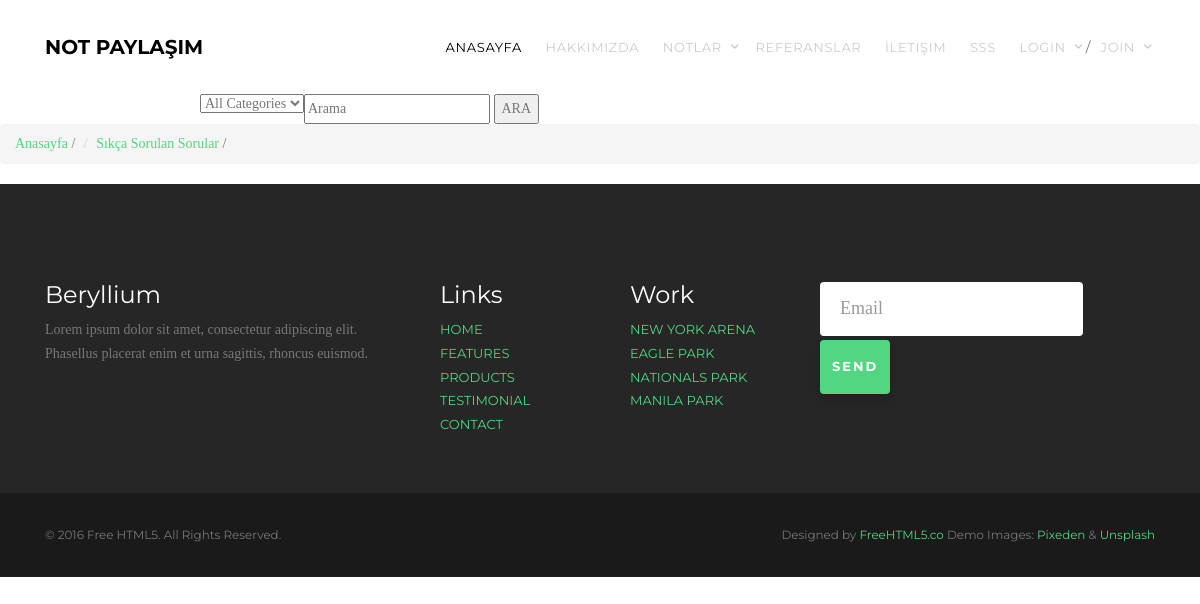
The page /sss/ on the database as committed earlier.
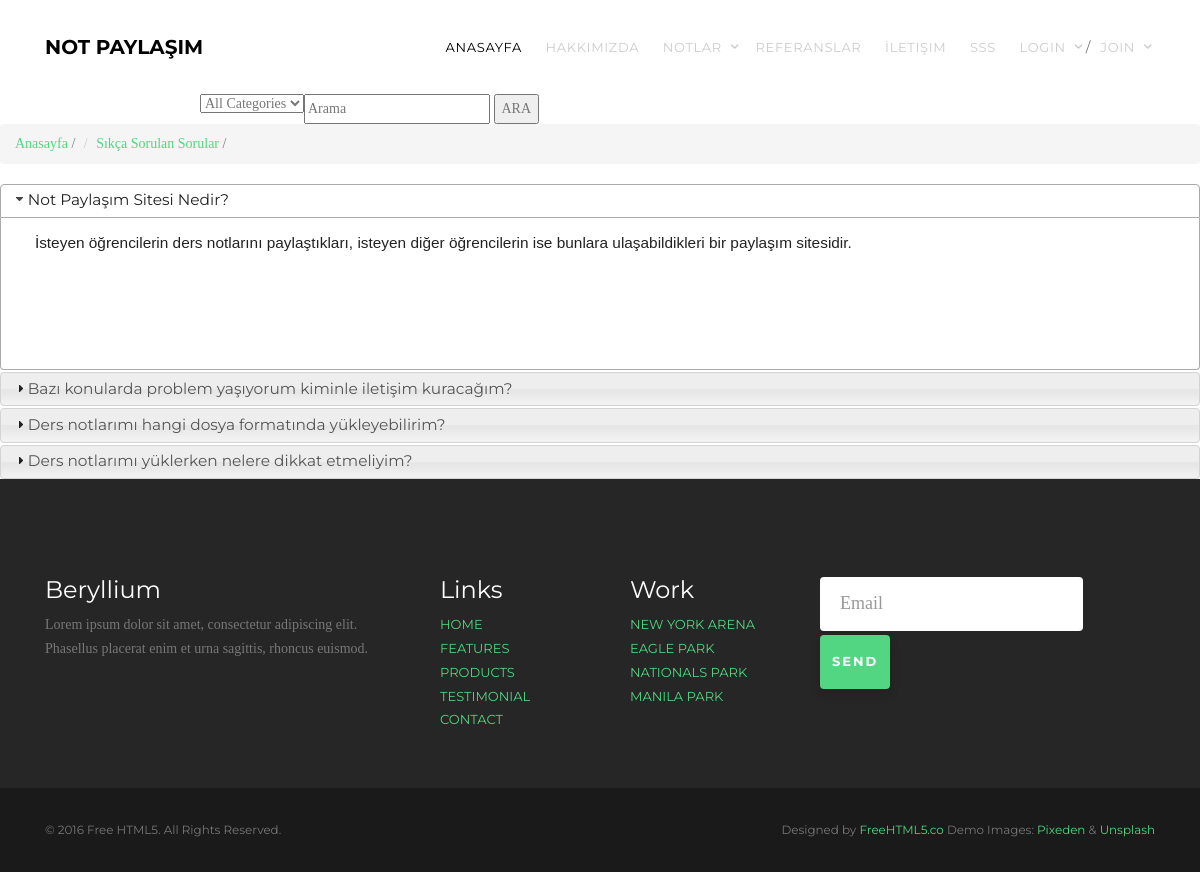
The same page on the database as committed later.
### home/models.py (models this page shows, shortened)
class FAQ(models.Model):
    STATUS = (
        ('True', 'True'),
        ('False', 'False'),
    )
    notenumber = models.IntegerField()
    question = models.CharField(max_length=150)
    answer = models.TextField()
    status = models.CharField(max_length=10, choices=STATUS)
    created_at = models.DateTimeField(auto_now_add=True)
    updated_at = models.DateTimeField(auto_now=True)

### home/views.py (the view)
# urls.py: path('sss/', views.faq, name='faq'),
def faq(request):
    setting = Setting.objects.get(pk=1)
    category = Category.objects.all()
    faq = FAQ.objects.all().order_by('notenumber')
    context = {'category': category,
               'faq': faq,
               'setting': setting,
               }
    return render(request, 'faq.html', context)

### home/templates/faq.html (shortened to what this page needs)
{% extends 'homebase.html' %}
{% block content %}
    <div class="span12">
        <ul class="breadcrumb">
            <li><a href="/">Anasayfa</a> <span class="divider">/</span></li>
            <li><a href="/sss">Sıkça Sorulan Sorular</a> <span class="divider">/</span></li>
        </ul>
        <div id="accordion">
            {% for rs in faq %}
                <h3>{{ rs.question }}</h3>
                <div>
                    <p>{{ rs.answer }}</p>
                </div>
            {% endfor %}
        </div>
    </div>
{% endblock %}

### home/templates/homebase.html (shortened to what this page needs)
{% load static %}
<!DOCTYPE html>
<html lang="en">
	<head>
        <link rel="stylesheet" href="{% static 'css/animate.css'%}">
        <link rel="stylesheet" href="{% static 'css/icomoon.css'%}">
        <link rel="stylesheet" href="{% static 'css/themify-icons.css'%}">
        {% load static %}
        <link rel="stylesheet" href="{% static 'css/bootstrap.css'  %}">
        <link rel="stylesheet" href="{% static 'css/owl.carousel.min.css'  %}">
        <link rel="stylesheet" href="{% static 'css/owl.theme.default.min.css'  %}">
        <link rel="stylesheet" href="{% static 'css/style.css'  %}">
        <link rel="stylesheet" href="https://ajax.googleapis.com/ajax/libs/jqueryui/1.11.4/themes/smoothness/jquery-ui.css">
    </head>
        {% include 'header.html' %}
        {% block content  %} {% endblock %}
        {% include 'footer.html' %}
	<body>
    </body>
</html>

### home/templates/header.html (shortened to what this page needs)
    {% load static %}
    <header>
        <nav class="gtco-nav" role="navigation">
                <div class="gtco-container">
                    <div class="row">
                        <div class="col-sm-2 col-xs-12 col-md-4">
                            <div id="gtco-logo"><a href="index.html">Not Paylaşım</a> </div>
                        </div>
                        <div class="col-xs-10 col-md-8 text-right menu-1">
                            <ul>
                                <li class="active"><a href="/">Anasayfa</a></li>
                                <li><a href="/hakkimizda">Hakkımızda</a></li>
                                <li class="has-dropdown">
                                    <a href="#">Notlar</a>
                                        {% load mptt_tags %}
                                </li>
                                <li><a href="/referanslar">Referanslar</a></li>
                                <li><a href="/iletisim">İletişim</a></li>
                                <li><a href="/sss">SSS</a></li>
                                <li class="has-dropdown">
                                    {% if user.id is not None %}
                                    <a href="#">{{ user.first_name }}</a>
                                        <ul class="dropdown">
                                        <li><a href="/user"><i></i>Hesap Bilgilerim</a> </li>
                                        <li><a href="/user/notes"><i></i>Notlarım</a> </li>
                                        <li><a href="/logout"><i></i>Çıkış</a> </li>
                                    </ul>
                                    {% else %}
                                    <a href="/login" >Login</a>/<a href="/signup" >Join</a>
                                    {% endif %}
                                </li>
                            </ul>
                        </div>
                    </div>
                </div>
            </nav>
                    <div style=" margin-right: 50px; margin-left: 200px">
                        <form  action="/search/" method="post" >
                            <input id="query" name="query"  type="text" placeholder="Arama" required>
                            {% load mptt_tags %}
                            <select style="float: left" name="catid" class="input search-categories">
                                <option value="0">All Categories</option>
                            </select>
                            <button type="submit">ARA</button>
                        </form>
                    </div>
    </header>

### home/templates/footer.html (shortened to what this page needs)
{% load static %}
<footer id="gtco-footer" class="gtco-section" role="contentinfo">
			<div class="gtco-container">
				<div class="row row-pb-md">
					<div class="col-md-4 gtco-widget gtco-footer-paragraph">
						<h3>Beryllium</h3>
						<p>Lorem ipsum dolor sit amet, consectetur adipiscing elit. Phasellus placerat enim et urna sagittis, rhoncus euismod.</p>
					</div>
					<div class="col-md-4">
						<div class="row">
							<div class="col-md-6 gtco-footer-link">
								<h3>Links</h3>
								<ul class="gtco-list-link">
									<li><a href="#">Home</a></li>
									<li><a href="#">Features</a></li>
									<li><a href="#">Products</a></li>
									<li><a href="#">Testimonial</a></li>
									<li><a href="#">Contact</a></li>
								</ul>
							</div>
							<div class="col-md-6 gtco-footer-link">
								<h3>Work</h3>
								<ul class="gtco-list-link">
									<li><a href="#">New York Arena</a></li>
									<li><a href="#">Eagle Park</a></li>
									<li><a href="#">Nationals Park</a></li>
									<li><a href="#">Manila Park</a></li>
								</ul>
							</div>
						</div>
					</div>
					<div class="col-md-4 gtco-footer-subscribe">
						<form class="form-inline">
						  <div class="form-group">
						    <input type="email" class="form-control" id="" placeholder="Email">
						  </div>
						  <button type="submit" class="btn btn-primary">Send</button>
						</form>
					</div>
				</div>
			</div>
			<div class="gtco-copyright">
				<div class="gtco-container">
					<div class="row">
						<div class="col-md-6 text-left">
							<p><small>&copy; 2016 Free HTML5. All Rights Reserved. </small></p>
						</div>
						<div class="col-md-6 text-right">
							<p><small>Designed by <a href="http://freehtml5.co/" target="_blank">FreeHTML5.co</a> Demo Images: <a href="http://pixeden.com/" target="_blank">Pixeden</a> &amp; <a href="http://unsplash.com" target="_blank">Unsplash</a></small> </p>
						</div>
					</div>
				</div>
			</div>
		</footer>

### home/static/css/style.css (style rules this page uses)
body { font-family: "Merriweather", serif; font-weight: 400; font-size: 14px; line-height: 1.7; color: #777; background: #fff; }
a { color: #52D681; -webkit-transition: 0.5s; -o-transition: 0.5s; transition: 0.5s; }
p { margin-bottom: 20px; }
h1, h2, h3, h4, h5, h6, figure { color: #000; font-family: "Montserrat", sans-serif; font-weight: 400; margin: 0 0 20px 0; }
.gtco-container { max-width: 1140px; position: relative; margin: 0 auto; padding-left: 15px; padding-right: 15px; }
.gtco-nav { position: relative; top: 0; margin: 0; padding: 0; width: 100%; padding: 30px ; z-index: 1001; font-family: "Montserrat", sans-serif; }
.gtco-nav #gtco-logo { font-size: 20px; margin: 0; padding: 0; text-transform: uppercase; font-weight: bold; }
.gtco-nav #gtco-logo a { color: #000; }
.gtco-nav ul { padding: 0; margin: .4em 0 0 0; }
.gtco-nav ul li { padding: 0; margin: 0; list-style: none; display: inline; line-height: 1.5; font-family: "Montserrat", sans-serif; }
.gtco-nav ul li > a { text-transform: uppercase; font-size: 13px !important; letter-spacing: .05em; }
.gtco-nav ul li a { font-size: 16px; padding: 30px 10px; color: #cccccc; -webkit-transition: 0.5s; -o-transition: 0.5s; transition: 0.5s; }
.gtco-nav ul li.has-dropdown { position: relative; }
.gtco-nav ul li.has-dropdown > a { position: relative; padding-right: 20px !important; }
.gtco-nav ul li.has-dropdown > a:after { font-family: 'icomoon'; speak: none; font-style: normal; font-weight: normal; font-variant: normal; text-transform: none; line-height: 1; -webkit-font-smoothing: antialiased; -moz-osx-font-smoothing: grayscale; content: "\e921"; font-style: 10px; position: absolute; top: 50%; margin-top: -7px; right: 0; color: #ccc; }
.gtco-nav ul li.active > a { color: #000 !important; }
#gtco-footer { background: #262626; padding: 7em 0 0 0 !important; margin-bottom: 0 !important; width: 100%; float: left; }
#gtco-footer .gtco-footer-paragraph h3 { color: #fff; margin-bottom: 10px; }
#gtco-footer .gtco-footer-link { padding-left: 30px; }
#gtco-footer .gtco-footer-link h3 { color: #fff; margin-bottom: 10px; }
#gtco-footer .gtco-footer-link .gtco-list-link { padding: 0; margin: 0; }
#gtco-footer .gtco-footer-link .gtco-list-link li { padding: 0; margin: 0; list-style: none; }
#gtco-footer .gtco-footer-link .gtco-list-link li a { text-transform: uppercase; font-size: 13px !important; font-family: "Montserrat", sans-serif; }
#gtco-footer .gtco-footer-subscribe { padding-left: 30px; }
#gtco-footer .gtco-footer-subscribe .form-control { background: #fff !important; border: none !important; }
#gtco-footer .gtco-footer-subscribe .btn { margin-top: 4px; -webkit-border-radius: 4px; -moz-border-radius: 4px; -ms-border-radius: 4px; border-radius: 4px; height: 54px !important; line-height: 1.5; padding-top: 10px; padding-bottom: 10px; padding-left: 10px !important; padding-right: 10px !important; }
#gtco-footer .gtco-copyright { background: #1a1a1a; padding: 30px 0; float: left; width: 100%; }
#gtco-footer .gtco-copyright p { font-family: "Montserrat", sans-serif; }
#gtco-footer .gtco-copyright p:last-child { margin-bottom: 0; }
.gtco-section { padding: 3em 0; clear: both; position: relative; }
.btn { margin-right: 4px; margin-bottom: 4px; font-family: "Montserrat", sans-serif; font-size: 13px; font-weight: 700 !important; -webkit-border-radius: 0px; -moz-border-radius: 0px; -ms-border-radius: 0px; border-radius: 0px; letter-spacing: 2px; -webkit-transition: 0.5s; -o-transition: 0.5s; transition: 0.5s; padding: 20px 30px; text-transform: uppercase; text-shadow: none !important; -webkit-box-shadow: 0px 5px 10px 0px rgba(0, 0, 0, 0.15); -moz-box-shadow: 0px 5px 10px 0px rgba(0, 0, 0, 0.15); box-shadow: 0px 5px 10px 0px rgba(0, 0, 0, 0.15); }
.btn-primary { background: #52D681; color: #fff; border: 2px solid #52D681 !important; }
.form-control { box-shadow: none; background: transparent; border: 2px solid rgba(0, 0, 0, 0.1); height: 54px; font-size: 18px; font-weight: 300; }
.row-pb-md { padding-bottom: 4em !important; }

Rows that differ between the two databases and show on the page:
added FAQ: question "Not Paylaşım Sitesi Nedir?", answer "İsteyen öğrencilerin ders notlarını paylaştıkları, isteyen diğer öğrencilerin ise bunlara ulaşabildikleri bir paylaşım sitesidir."
added FAQ: question "Bazı konularda problem yaşıyorum kiminle iletişim kuracağım?"
added FAQ: question "Ders notlarımı hangi dosya formatında yükleyebilirim?"
added FAQ: question "Ders notlarımı yüklerken nelere dikkat etmeliyim?"
